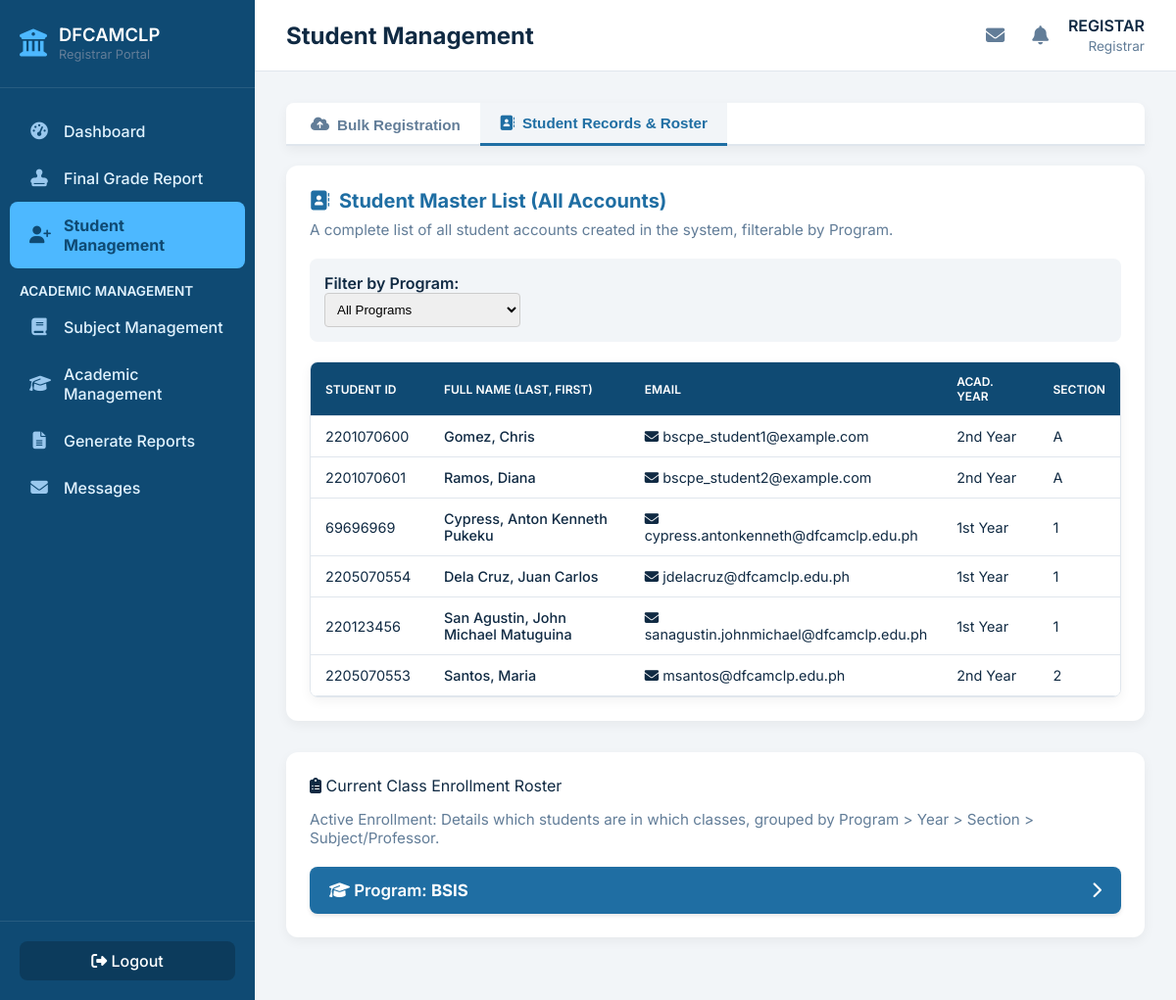
Screenshot of /registrar_student_management.php?view=students&tab=records&program_filter=All (signed in) with the database file from the repository.
### tables this page shows
CREATE TABLE `user_profiles` (
  `profile_id` int(11) NOT NULL,
  `sid` bigint(20) NOT NULL,
  `student_id` varchar(20) DEFAULT NULL,
  `first_name` varchar(50) DEFAULT NULL,
  `middle_name` varchar(50) DEFAULT NULL,
  `last_name` varchar(50) DEFAULT NULL,
  `program` varchar(100) DEFAULT NULL,
  `section` char(1) DEFAULT NULL,
  `academic_year` enum('1st Year','2nd Year','3rd Year','4th Year','5th Year') NOT NULL DEFAULT '1st Year'
);

CREATE TABLE `users` (
  `sid` bigint(20) NOT NULL,
  `username` varchar(50) NOT NULL,
  `email` varchar(255) NOT NULL,
  `password` varchar(255) NOT NULL,
  `role` enum('student','professor','Registrar','Programhead') NOT NULL DEFAULT 'student',
  `is_verified` tinyint(1) DEFAULT 0,
  `verification_token` varchar(64) DEFAULT NULL,
  `login_token` varchar(255) DEFAULT NULL,
  `login_token_expires` datetime DEFAULT NULL,
  `created_at` timestamp NOT NULL DEFAULT current_timestamp(),
  `token_creation_time` datetime DEFAULT NULL,
  `reset_token` varchar(128) DEFAULT NULL,
  `reset_token_expiry` datetime DEFAULT NULL,
  `must_change_password` tinyint(1) NOT NULL DEFAULT 0
);

### registrar_student_management.php (the view, shortened to what this page needs)
<?php
$enrolled_roster_hierarchical = [];
$all_student_profiles = [];
$program_filter = $_GET['program_filter'] ?? 'All';
$current_tab = $_GET['tab'] ?? 'upload';
global $conn;
try {
    $sql_roster = "
        SELECT
            up.program, up.academic_year, up.section,
            CONCAT(up.last_name, ', ', up.first_name, ' ', IFNULL(up.middle_name, '')) AS student_full_name,
            s.subject_code, s.subject_name,
            CONCAT(upt.first_name, ' ', upt.last_name) AS professor_full_name
        FROM enrollment e
        JOIN user_profiles up ON e.student_sid = up.sid
        JOIN classes c ON e.class_id = c.class_id
        JOIN subject s ON c.subject_id = s.subject_id
        LEFT JOIN user_profiles upt ON c.professor_sid = upt.sid
        ORDER BY up.program, up.academic_year, up.section, up.last_name, s.subject_name
    ";
    $stmt_roster = $conn->prepare($sql_roster);
    $stmt_roster->execute();
    $roster_data = $stmt_roster->fetchAll(PDO::FETCH_ASSOC);
    foreach ($roster_data as $row) {
        $program = $row['program'] ?? 'Unassigned Program';
        $year = $row['academic_year'] ?? 'Unassigned Year';
        $section = $row['section'] ?? 'Unassigned Section';
        $professor_name = trim($row['professor_full_name']) ?: 'N/A';
        $subject_key = $row['subject_code'] . ' - ' . $row['subject_name'] . ' (Prof: ' . $professor_name . ')';
        if (!isset($enrolled_roster_hierarchical[$program])) { $enrolled_roster_hierarchical[$program] = []; }
        if (!isset($enrolled_roster_hierarchical[$program][$year])) { $enrolled_roster_hierarchical[$program][$year] = []; }
        if (!isset($enrolled_roster_hierarchical[$program][$year][$section])) { $enrolled_roster_hierarchical[$program][$year][$section] = []; }
        if (!isset($enrolled_roster_hierarchical[$program][$year][$section][$subject_key])) { $enrolled_roster_hierarchical[$program][$year][$section][$subject_key] = []; }
        $enrolled_roster_hierarchical[$program][$year][$section][$subject_key][] = $row['student_full_name'];
    }
} catch (PDOException $e) {
    $db_error = "Database error fetching enrollment roster: " . $e->getMessage();
}
try {
    $sql_profiles = "
        SELECT
            up.student_id,
            CONCAT(up.last_name, ', ', up.first_name, ' ', IFNULL(up.middle_name, '')) AS student_full_name,
            u.email,
            up.program,
            up.academic_year,
            up.section
        FROM user_profiles up
        JOIN users u ON up.sid = u.sid
        WHERE u.role = 'student' AND up.student_id IS NOT NULL
    ";
    $params = [];
    $sql_profiles .= " ORDER BY up.program, up.academic_year, up.last_name";
    $stmt_profiles = $conn->prepare($sql_profiles);
    $stmt_profiles->execute($params);
    $all_student_profiles = $stmt_profiles->fetchAll(PDO::FETCH_ASSOC);
} catch (PDOException $e) {
    $db_error = "Database error fetching student profiles: " . $e->getMessage();
}
require_once 'registrar_header.php';
?>
<div class="tab-controls">
                <button
                    class="tab-button <?= ($current_tab === 'upload' || isset($_SESSION['student_import_data'])) ? 'active' : ''; ?>"
                    onclick="window.location.href='registrar_student_management.php?view=students&tab=upload'"
                >
                    <i class="fa-solid fa-cloud-upload-alt"></i> Bulk Registration
                </button>
                <button
                    class="tab-button <?= ($current_tab === 'records' && !isset($_SESSION['student_import_data'])) ? 'active' : ''; ?>"
                    onclick="window.location.href='registrar_student_management.php?view=students&tab=records&program_filter=<?= htmlspecialchars($program_filter); ?>'"
                >
                    <i class="fa-solid fa-address-book"></i> Student Records & Roster
                </button>
            </div>
            <div class="tab-content" id="records-content" style="display: <?= ($current_tab === 'records' && !isset($_SESSION['student_import_data'])) ? 'block' : 'none'; ?>;">
                <section class="content-section mb-8">
                    <h2><i class="fa-solid fa-address-book"></i> Student Master List (All Accounts)</h2>
                    <p class="description">A complete list of all student accounts created in the system, filterable by Program.</p>
                    <form action="registrar_student_management.php" method="GET" class="report-form" style="display: flex; gap: 15px; align-items: flex-end; padding: 15px; background: var(--bg-light); border-radius: 8px; margin-bottom: 20px;">
                        <div class="form-group" style="flex: 0 0 200px;">
                            <label for="program_filter" style="font-weight: 600;">Filter by Program:</label>
                            <select name="program_filter" id="program_filter" onchange="this.form.submit()" style="padding: 8px; border: 1px solid #ccc; border-radius: 4px; width: 100%;">
                                <option value="All" <?= ($program_filter === 'All') ? 'selected' : ''; ?>>All Programs</option>
                            </select>
                        </div>
                    </form>
                    <div class="table-container">
                        <?php if (!empty($all_student_profiles)): ?>
                            <table class="records-table">
                                <thead>
                                    <tr>
                                        <th style="width: 15%;">Student ID</th>
                                        <th style="width: 35%;">Full Name (Last, First)</th>
                                        <th style="width: 25%;">Email</th>
                                        <th style="width: 15%;">Acad. Year</th>
                                        <th style="width: 10%;">Section</th>
                                    </tr>
                                </thead>
                                <tbody>
                                    <?php foreach ($all_student_profiles as $profile): ?>
                                    <tr>
                                        <td><?= htmlspecialchars($profile['student_id']); ?></td>
                                        <td style="font-weight: 500;"><?= htmlspecialchars($profile['student_full_name']); ?></td>
                                        <td><i class="fa-solid fa-envelope"></i> <?= htmlspecialchars($profile['email']); ?></td>
                                        <td><?= htmlspecialchars($profile['academic_year']); ?></td>
                                        <td><?= htmlspecialchars($profile['section'] ?? 'N/A'); ?></td>
                                    </tr>
                                    <?php endforeach; ?>
                                </tbody>
                            </table>
                        <?php else: ?>
                            <p class="no-data">No student accounts found matching the filter '<?= htmlspecialchars($program_filter); ?>'.</p>
                        <?php endif; ?>
                    </div>
                </section>
                <section class="content-section">
                    <div class="roster-header">
                        <i class="fa-solid fa-clipboard-list"></i> Current Class Enrollment Roster
                    </div>
                    <p class="description" style="margin-top: 15px;">
                        Active Enrollment: Details which students are in which classes, grouped by Program > Year > Section > Subject/Professor.
                    </p>
                    <?php if (!empty($enrolled_roster_hierarchical)): ?>
                        <div class="roster-list" id="roster-list-content">
                            <?php
                            ksort($enrolled_roster_hierarchical);
                            foreach ($enrolled_roster_hierarchical as $program_name => $years): ?>
                                <div class="group-header" onclick="toggleDirectory('roster-group-<?= md5($program_name); ?>')">
                                    <span><i class="fa-solid fa-graduation-cap"></i> Program: <strong><?= htmlspecialchars($program_name); ?></strong></span>
                                    <i id="roster-group-<?= md5($program_name); ?>-icon" class="fa-solid fa-chevron-right" style="float: right;"></i>
                                </div>
                            <?php endforeach; ?>
                        </div>
                    <?php else: ?>
                        <p class="no-data" style="margin-top: 20px;">No active student enrollment records found in the database.</p>
                    <?php endif; ?>
                </section>
                </div>
<?php
require_once 'registrar_footer.php';
exit();
?>

### registrar_header.php (style rules this page uses)
:root { --nav-dark: #0f4a73; --panel-blue: #1f6ea3; --bg-light: #f2f5f8; --white: #ffffff; --text-dark: #102a43; --text-light: #627d98; --accent-light: #4db8ff; --shadow: 0 4px 12px rgba(0, 0, 0, 0.05); --shadow-md: 0 6px 15px rgba(0, 0, 0, 0.08); --critical: #cc3333; --success-green: #28a745; --warning-orange: #f5a623; --info-blue: #17a2b8; --border-color: #e0e6ed; --navy: var(--nav-dark); --mid: var(--text-dark); --accent: var(--accent-light); --background: var(--bg-light); }
* { box-sizing: border-box; margin: 0; padding: 0; }
body { font-family: 'Inter', 'Segoe UI', sans-serif; background: var(--bg-light); color: var(--text-dark); display: flex; height: 100vh; overflow: hidden; }
.content-section { background: var(--white); border-radius: 12px; padding: 24px; box-shadow: var(--shadow); margin-bottom: 32px; }
.content-section h2 { font-size: 1.25rem; font-weight: 700; color: var(--panel-blue); margin-bottom: 8px; display: flex; align-items: center; gap: 10px; }
.content-section p.description { font-size: 0.95rem; color: var(--text-light); margin-bottom: 20px; }
.tab-controls { display: flex; margin-bottom: 20px; border-bottom: 2px solid var(--border-color); background: var(--white); border-radius: 8px 8px 0 0; padding: 0 5px; box-shadow: var(--shadow); }
.tab-button { padding: 12px 20px; font-size: 0.95rem; font-weight: 600; cursor: pointer; border: none; background: transparent; color: var(--text-light); transition: color 0.2s, border-bottom 0.2s, background 0.2s; margin-bottom: -2px; text-decoration: none; display: flex; align-items: center; gap: 8px; }
.tab-button.active { color: var(--panel-blue); border-bottom: 3px solid var(--panel-blue); background: var(--bg-light); }
.table-container { width: 100%; overflow-x: auto; border: 1px solid var(--border-color); border-radius: 8px; box-shadow: var(--shadow); }
.approval-table, .review-table, .records-table, .req-table { width: 100%; border-collapse: collapse; font-size: 0.9rem; background-color: #fff; }
.approval-table th, .review-table th, .records-table th, .req-table th { background: var(--nav-dark); color: var(--white); padding: 12px 15px; text-align: left; font-weight: 600; text-transform: uppercase; font-size: 0.75rem; border-bottom: 1px solid var(--border-color); }
.approval-table td, .review-table td, .records-table td, .req-table td { border-bottom: 1px solid var(--border-color); padding: 12px 15px; vertical-align: middle; }
.group-header { background: var(--panel-blue); color: var(--white); padding: 14px 20px; margin-top: 15px; font-size: 1.05rem; font-weight: 600; border-radius: 8px; cursor: pointer; display: flex; justify-content: space-between; align-items: center; box-shadow: 0 2px 4px rgba(0, 0, 0, 0.1); }

### rows the page displays
user_profiles: student "2201070600", student_full_name "Gomez, Chris", sid.email "bscpe_student1@example.com", academic_year "2nd Year", section "A"
user_profiles: student "2201070601", student_full_name "Ramos, Diana", sid.email "bscpe_student2@example.com", academic_year "2nd Year", section "A"
user_profiles: student "69696969", student_full_name "Cypress, Anton Kenneth Pukeku", sid.email "cypress.antonkenneth@dfcamclp.edu.ph", academic_year "1st Year", section "1"
user_profiles: student "2205070554", student_full_name "Dela Cruz, Juan Carlos", sid.email "jdelacruz@dfcamclp.edu.ph", academic_year "1st Year", section "1"
user_profiles: student "220123456", student_full_name "San Agustin, John Michael Matuguina", sid.email "sanagustin.johnmichael@dfcamclp.edu.ph", academic_year "1st Year", section "1"
user_profiles: student "2205070553", student_full_name "Santos, Maria", sid.email "msantos@dfcamclp.edu.ph", academic_year "2nd Year", section "2"

### other values shown
$current_title "Student Management"
$current_user_name "REGISTAR"
$_SESSION['role'] "Registrar"
$program_name "BSIS"
